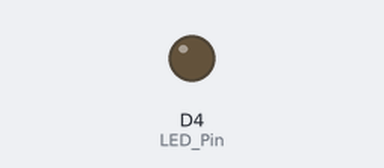
Recording of a sketch running on a simulated ESP8266 (NodeMCU). Shown: output pins drawn as LEDs (lit = HIGH). WiFi joins after 1.5 s; servers stay silent unless stated; what the sketch prints to the serial monitor is not drawn.

Above: at 0.1 s.
At 2.1 s:
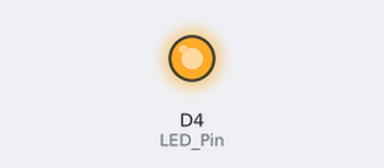
Timing chart, 0 to 3.6 s (numbered marks = the images above):
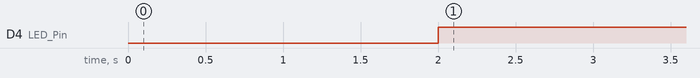

Measured:
- by itself, D4 (LED_Pin): LOW → HIGH at 2.0 s

The sketch:

OTA_8266_UPDATE.ino
```cpp
#include<ESP8266WiFi.h>
#include<ESP8266mDNS.h>
#include<WiFiUdp.h>
#include<ArduinoOTA.h>

//network creds
const char *ssid = "Agarwals";
const char *psswd = "kjng@4321";

 uint8_t LED_Pin = D4;


void setup() {
  // put your setup code here, to run once:
  Serial.begin(9600);
  Serial.println("booting");
  WiFi.mode(WIFI_STA);
  WiFi.begin(ssid,psswd);
  while(WiFi.status()!= WL_CONNECTED)
  {
    Serial.print(".");
    delay(1000);
    }

    ArduinoOTA.onStart([]()
    {
      Serial.println("\nstart");}
    );
  ArduinoOTA.onEnd([]()
  {
    Serial.println("\nend");
    });

    ArduinoOTA.onProgress([](unsigned int progress, unsigned int total)
    {
      Serial.printf("Progress: %u%%\r",(progress/(total/100)));
      });

    ArduinoOTA.onError([](ota_error_t error){
      Serial.printf("Error[%u]:",error);
      if(error == OTA_AUTH_ERROR) Serial.println("AUTH FAILED!");
      else if(error == OTA_BEGIN_ERROR) Serial.println("BEGIN FAILED!");
      else if(error == OTA_CONNECT_ERROR) Serial.println("CONNECT FAILED!");
      else if(error == OTA_RECEIVE_ERROR) Serial.println("RECEIVE FAILED!");
      else if(error == OTA_END_ERROR) Serial.println("END FAILED!");
      });

      ArduinoOTA.begin();
      Serial.println("Ready");
      Serial.print("IP: ");
      Serial.print(WiFi.localIP());
      pinMode(LED_Pin, OUTPUT);
}

void loop() {
  ArduinoOTA.handle();
  digitalWrite(LED_Pin, HIGH);

}
```
